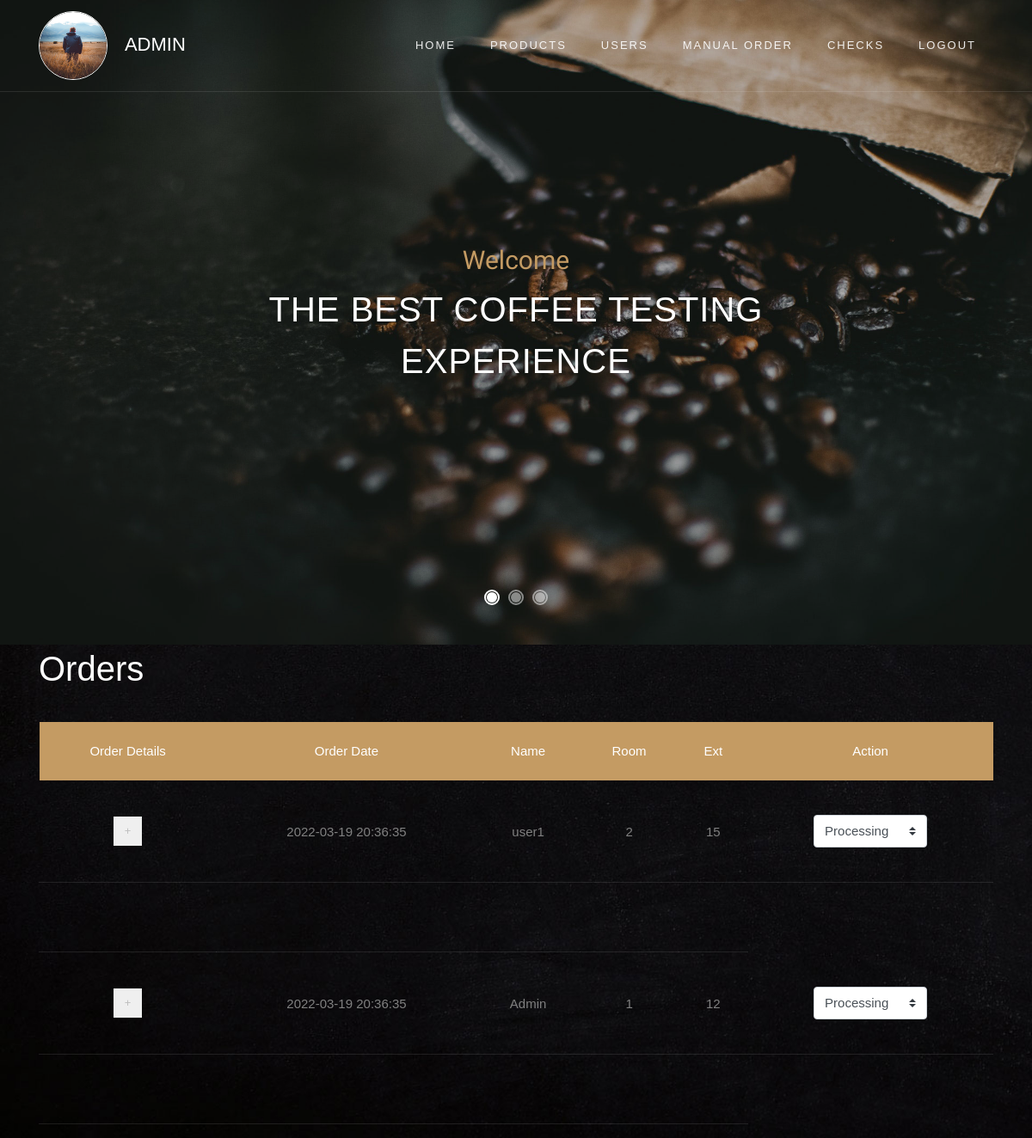
Screenshot of /Admin/views/home.php (signed in) with the database file from the repository.
### tables this page shows
CREATE TABLE `orders` (
  `id` int(100) NOT NULL,
  `date` datetime NOT NULL,
  `status` varchar(100) NOT NULL,
  `totalPrice` int(100) NOT NULL,
  `user_id` int(100) NOT NULL
);

CREATE TABLE `users` (
  `id` int(100) NOT NULL,
  `name` varchar(100) NOT NULL,
  `email` varchar(100) NOT NULL,
  `password` varchar(100) NOT NULL,
  `roomNum` int(100) NOT NULL,
  `ext` varchar(100) NOT NULL,
  `profile_Picture` varchar(100) DEFAULT NULL,
  `role` varchar(100) NOT NULL
);

### DataBase.php (called while the page is built, shortened)
<?php
class DataBase
{
    private $userName;
    private $userPass;
    private $dsn;
    private $db;
    public function __construct()
    {
        $this->serverName  = "localhost";
        $this->userName = "root";
        $this->userPass  = "";
        $this->dbName = "cafeteria";
        $this->charSet = "utf8mb4";
        $this->dsn = "mysql:host=" . $this->serverName . "; dbname=" . $this->dbName . "; charset=" . $this->charSet;
    }
    public function connect()
    {
        try {
            $this->db = new PDO($this->dsn, $this->userName, $this->userPass);
        } catch (PDOException $err) {
            die($err->getMessage());
        }
    }
    public function showOrders()
    {
        try {
            $query = 'SELECT * FROM users
            JOIN orders ON users.id = orders.user_id WHERE status ="Processing" ORDER BY date DESC';
            $stmt = $this->db->prepare($query);
            $stmt->execute();
            $orders = $stmt->fetchAll();
            return $orders;
        } catch (PDOException $e) {
            return false;
        }
    }
}

### Admin/views/home.php (the view, shortened to what this page needs)
<!DOCTYpE html>
<html lang="en">
<head>
  <link rel="stylesheet" href="../css/animate.css">
  <link rel="stylesheet" href="../css/owl.carousel.min.css">
  <link rel="stylesheet" href="../css/icomoon.css">
  <link rel="stylesheet" href="../css/style.css">
</head>
<body>
  <?php   require_once("navbar.php");
  ?>
  <section class="home-slider owl-carousel">
    <div class="slider-item" style="background-image: url(../images/bg_1.jpg);">
      <div class="overlay"></div>
      <div class="container">
        <div class="row slider-text justify-content-center align-items-center" data-scrollax-parent="true">
          <div class="col-md-8 col-sm-12 text-center ftco-animate">
            <span class="subheading">Welcome</span>
            <h1 class="mb-4">The Best Coffee Testing Experience</h1>
          </div>
        </div>
      </div>
    </div>
  </section>
  <section class="container user-home">
    <h1> Orders </h1>
    <hr />
    <div class="container">
      <div class="row">
        <table class="table">
          <thead class="thead-primary">
            <tr class="text-center">
              <th>Order Details</th>
              <th>Order Date</th>
              <th>Name</th>
              <th>Room</th>
              <th>Ext</th>
              <th>Action</th>
            </tr>
          </thead>
          <tbody>
            <?php
             require_once("../../DataBase.php");
            $db = new DataBase();
            try {
              $db->connect();
              $orders = $db->showOrders();
              if ($orders) {
                foreach ($orders as $order) {
            ?>
                  <tr class="<?= $order['id'] ?>">
                    <td>
                      <button class="btn btn-default btn-xs" data-bs-toggle="collapse" data-bs-target="<?php echo "#demo" . $order['id'] ?>">
                        <span>+</span>
                      </button>
                    </td>
                    <td><?php echo $order["date"] ?></td>
                    <td><?php echo $order["name"] ?></td>
                    <td><?php echo $order["roomNum"] ?></td>
                    <td><?php echo $order["ext"] ?></td>
                    <td>
                    <select class="custom-select col-sm-6" id="status" onChange="changeStatus(this.value, <?php echo $order["id"] ?>)" name="status">
                        <option value="Processing" <?php if ($order["status"] == "Processing") {
                                                      echo "selected";
                                                    } ?>>Processing</option>
                      </select>
                    </td>
                  </tr>
                  <tr class="<?= $order['id'] ?>">
                    <td colspan="5" class="hiddenRow">
                    </td>
                  </tr>
            <?php
                }
              }
            } catch (PDOException $e) {
              echo 'Connection failed: ' . $e->getMessage();
            }
            ?>
          </tbody>
        </table>
      </div>
    </div>
  </section>
</body>
</html>

### rows the page displays
orders: date "2022-03-19 20:36:35", user.name "user1", user.roomNum "2", user.ext "15", status "Processing"
orders: date "2022-03-19 20:36:35", user.name "Admin", user.roomNum "1", user.ext "12", status "Processing"

### other values shown
$userName "ADMIN"
